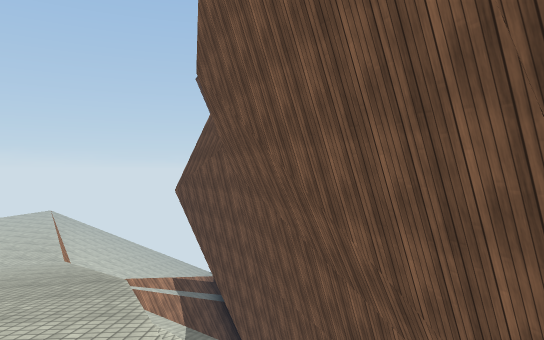
[1] (above)

22 first-person views from a walk through a scene from a Unity 3-D project. The camera is 1.5 m above the floor, looks level and sees 70° across. The floor is counted in squares, 2 m on a side. Each view is taken from the middle of a square. On the plan, view 1 faces up. The plan holds only what a view shows up to about 12 squares ahead; the rest is blank. The place goes on beyond the plan. The player is left out. Surface patterns are stand-ins for the level's own textures.

[2]
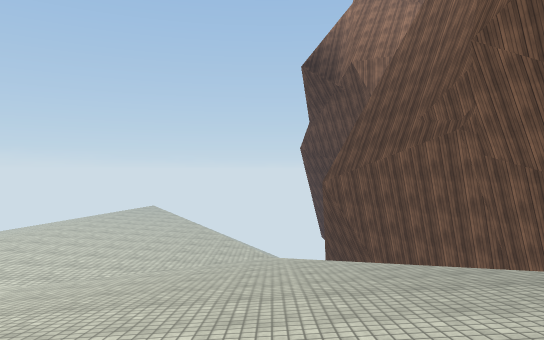

[3]
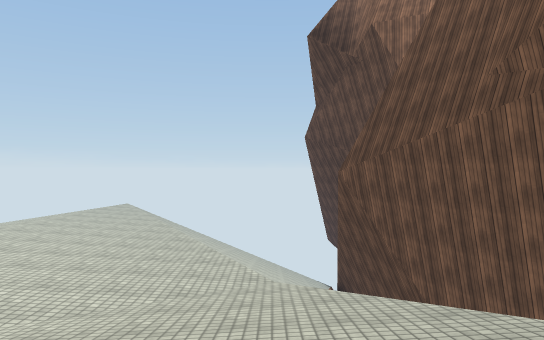

[4]
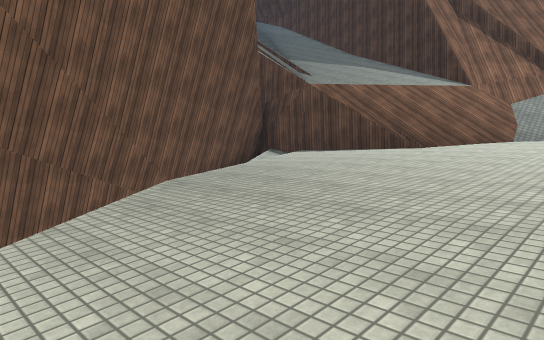

[5]
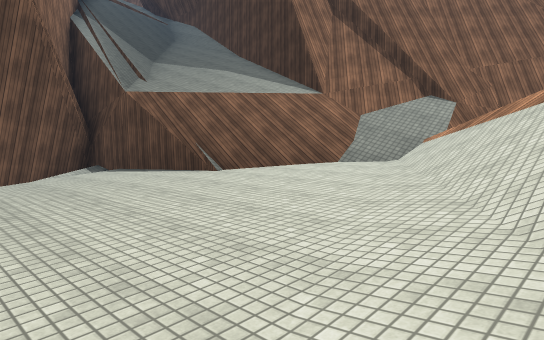

[6]
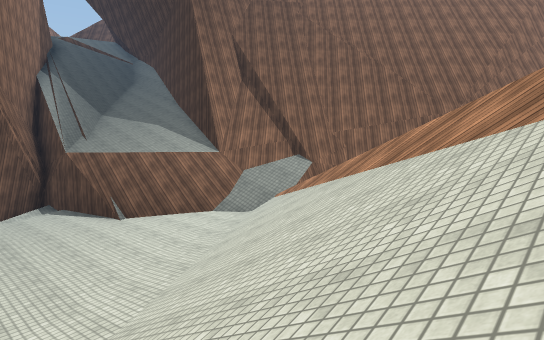

[7]
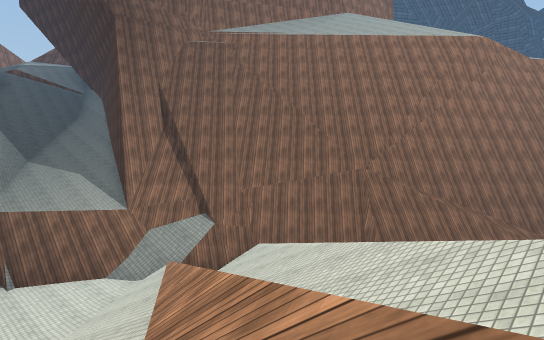

[8]
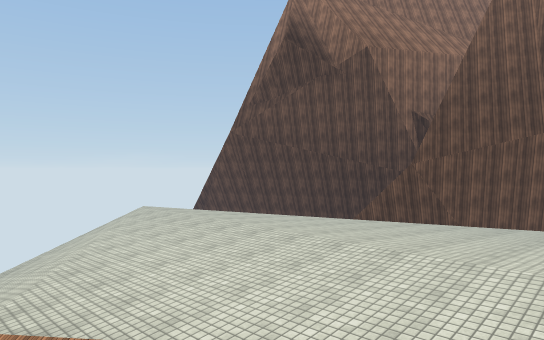

[9]
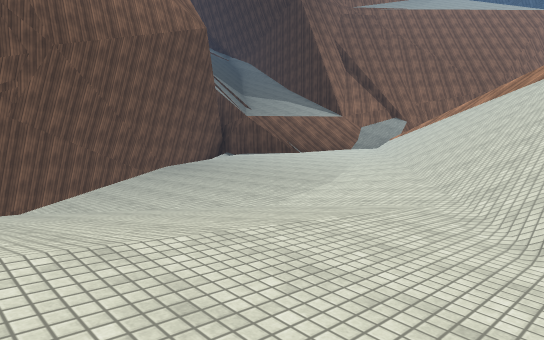

[10]
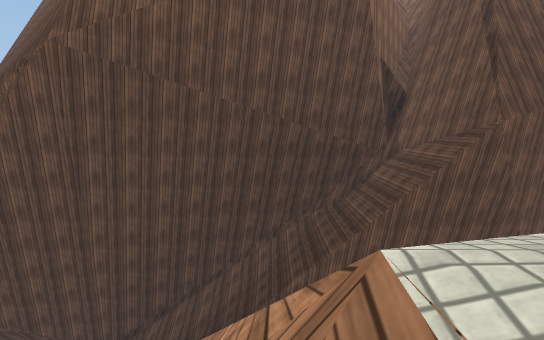

[11]
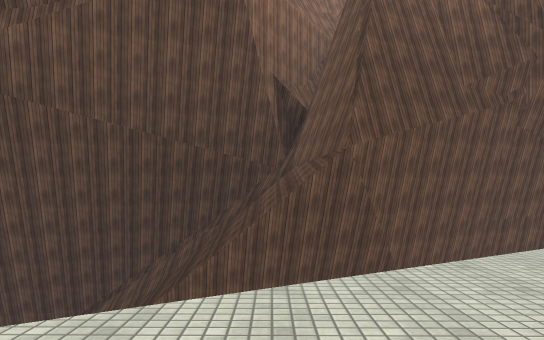

[12]
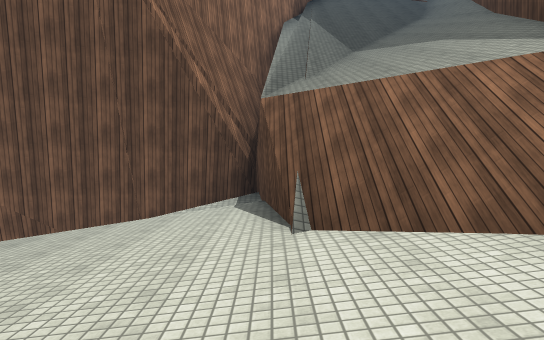

[13]
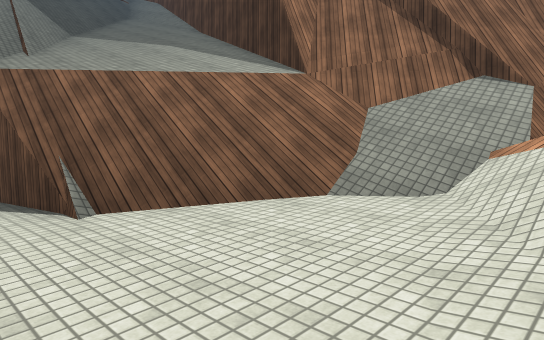

[14]
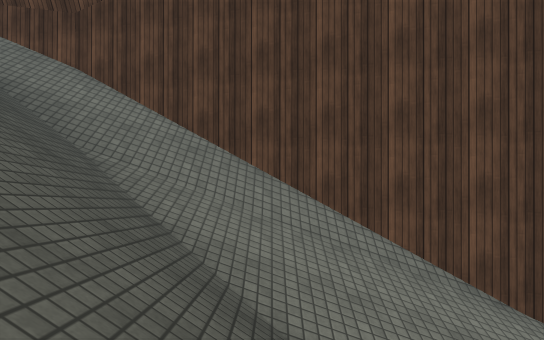

[15]
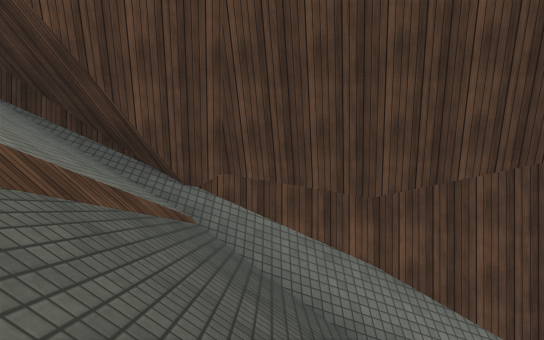

[16]
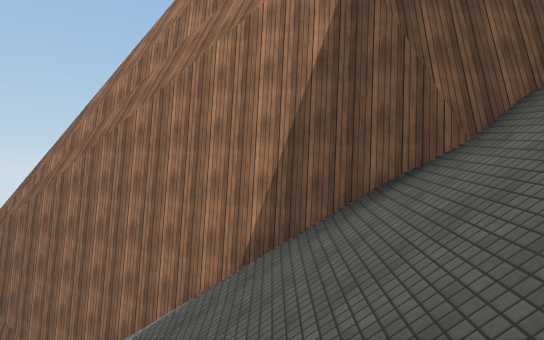

[17]
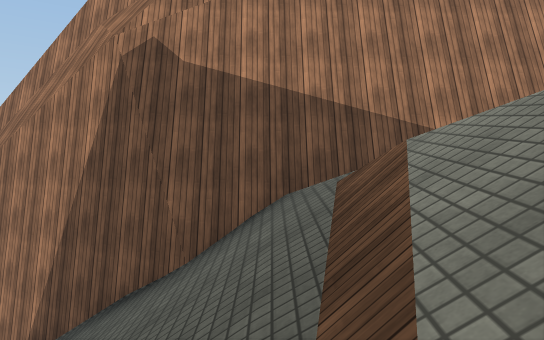

[18]
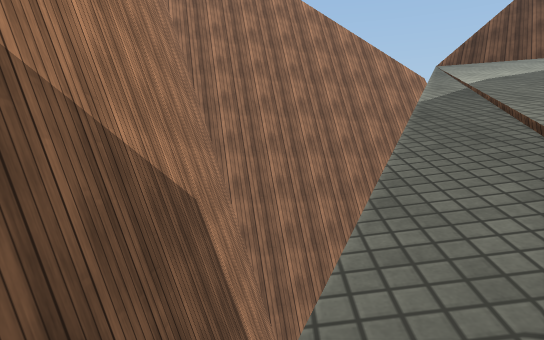

[19]
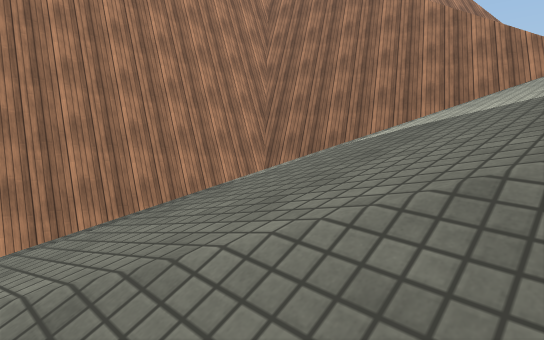

[20]
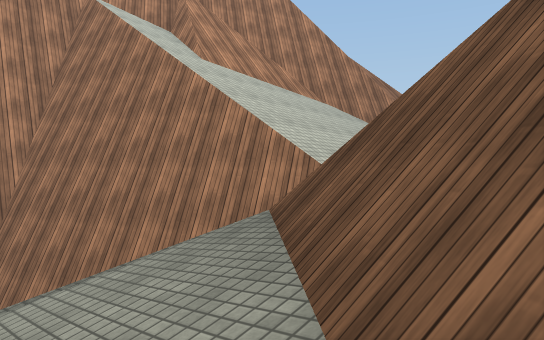

[21]
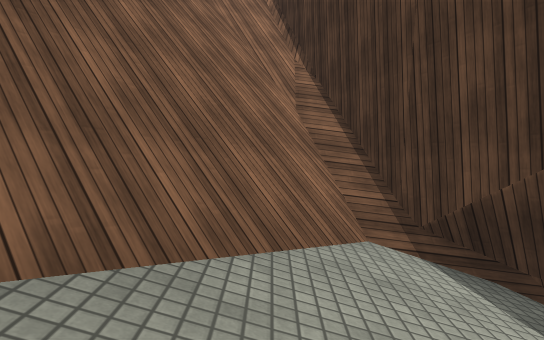

[22]
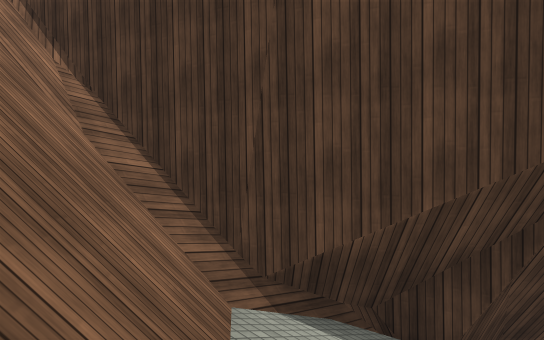

### Floor plan
Key: @ floor where view 1 was taken; # wall or solid block; . main floor; : floor 1.75 m higher than the main floor; + floor 3.25 m higher than the main floor; * floor 9.75 m higher than the main floor; % floor 22.5 m higher than the main floor; / step, stairs or slope; = window, fence, low wall or low ledge; ^ raised ledge; v drop or lower ground.
Columns run from 15 left of view 1 to 21 right of it. Each row starts with its distance up from view 1.
 21               ^^#
 20              ^^^#
 19              ^^^#
 18     ////    /^^#
 17   ///.      ##
 16  ///..//////##
 15  //..../////v#
 14  /.....///// #
 13  .......///  #
 12  ........//vv##
 11  /.......=/v v#
 10  /......../   ##
  9   /......./   v#
  8 / /........v   #
  7    /.......:// ##
  6    /::..::::///v#
  5    //::::::::// #
  4    ///:::::::+/ ##
  3    ////::::+++/ /#
  2    ////+:++++++//#
  1  / /////+++++++//#
  0  ////////++++++@+####
 -1  ////////++++/#//*vv###      #####
 -2  /////////++//////////#########vv##
 -3   v/// ////+//////////////vvvvvvv##
 -4     v/// ///////////////////vv vvv#
 -5       v/////####//////////////%vvv##^
 -6         v/###  ####//////////////vv^^
 -7         v##       ####////////////vv
 -8         ##           #########///##
 -9        ##                    ##/##
-10                               ####
-11                                ###
-12                                ##

Positions as (right, up) in squares from view 1, and headings:
1: (0, 0), facing up
2: (-5, 1), facing up
3: (-5, 4), facing up
4: (-6, 7), facing down-right
5: (-8, 3), facing down-right
6: (-12, 3), facing down-right
7: (-14, 1), facing down-right
8: (-15, 8), facing up-right
9: (-13, 11), facing down-right
10: (-11, 18), facing right
11: (-11, 15), facing right
12: (-6, -1), facing right
13: (-6, 0), facing down-right
14: (5, -2), facing down
15: (9, -3), facing down
16: (7, -7), facing up
17: (10, -7), facing up
18: (10, -3), facing right
19: (12, -7), facing up-right
20: (16, -9), facing up-right
21: (17, -6), facing down
22: (18, -7), facing down-left
